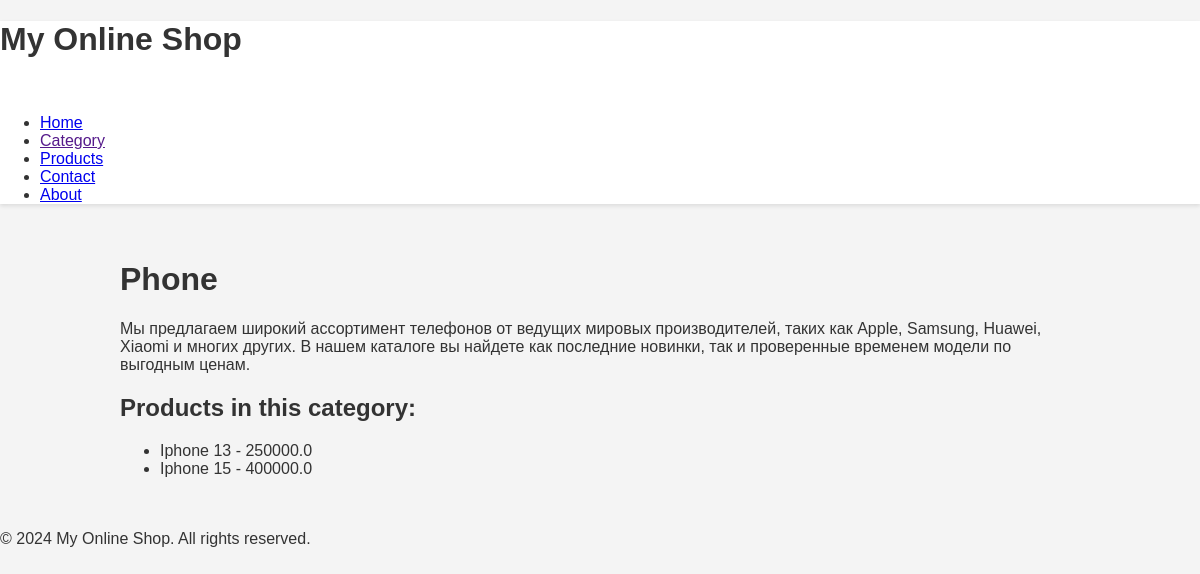
Page /category/1/ on the committed database.
### backend/models.py (models this page shows, shortened)
class Category(models.Model):
    name=models.CharField(max_length=50)
    desc=models.TextField(verbose_name='description')
    class Meta:
        verbose_name_plural='Categories'

class Product(models.Model):
    name=models.CharField(max_length=50)
    price=models.FloatField()
    desc=models.TextField(verbose_name='description')
    stock=models.IntegerField()
    category=models.ForeignKey(Category,on_delete=models.CASCADE,null=True,related_name='products')
    class Meta:
        verbose_name_plural='Products'

### backend/views.py (the view)
# urls.py: path('category/<int:pk>/', CategoryTemplateView.as_view(), name='category'),
class CategoryTemplateView(DetailView):
    model=Category
    template_name='products/category.html'
    context_object_name='category'

### templates/products/category.html
{% extends 'products/base.html' %}
{% block content %}
<h1>{{ category.name }}</h1>
<p>{{ category.desc }}</p>
<h2>Products in this category:</h2>
<ul>
  {% for product in category.products.all %}
    <li>{{ product.name|title }} - {{ product.price }}</li>
  {% endfor %}
</ul>
{% endblock %}

### templates/products/base.html (shortened to what this page needs)
{% load static %}
<!DOCTYPE html>
<html lang="en">
<head>
    <link rel="stylesheet" href="{% static 'css/style.css' %}">
</head>
<body>
    <header>
        <h1>My Online Shop</h1>
        <nav>
            <ul>
                <li><a href="{% url 'home' %}">Home</a></li>
                <li><a href="">Category</a></li>
                <li><a href="{% url 'products' %}">Products</a></li>
                <li><a href="{% url 'contact' %}">Contact</a></li>
                <li><a href="{% url 'about' %}">About</a></li>
            </ul>
        </nav>
    </header>
    <main>
        {% block content %}{% endblock %}
    </main>
    <footer>
        <p>&copy; 2024 My Online Shop. All rights reserved.</p>
    </footer>
</body>
</html>

### static/css/style.css (style rules this page uses)
body, html { margin: 0; padding: 0; font-family: Arial, sans-serif; background: #f4f4f4; color: #333; }
header { background: #fff; box-shadow: 0 2px 4px rgba(0,0,0,0.1); position: sticky; top: 0; z-index: 1000; }
main { padding: 20px; max-width: 960px; margin: auto; }

### rows in the picture
Category: name "Phone", desc "Мы предлагаем широкий ассортимент телефонов от ведущих мировых производителей, таких как Apple, Samsung, Huawei, Xiaomi и многих других. В нашем каталоге вы найдете как последние новинки, так и проверенные временем модели по выгодным ценам."
Product: name "Iphone 13", price "250000.0"
Product: name "Iphone 15", price "400000.0"
